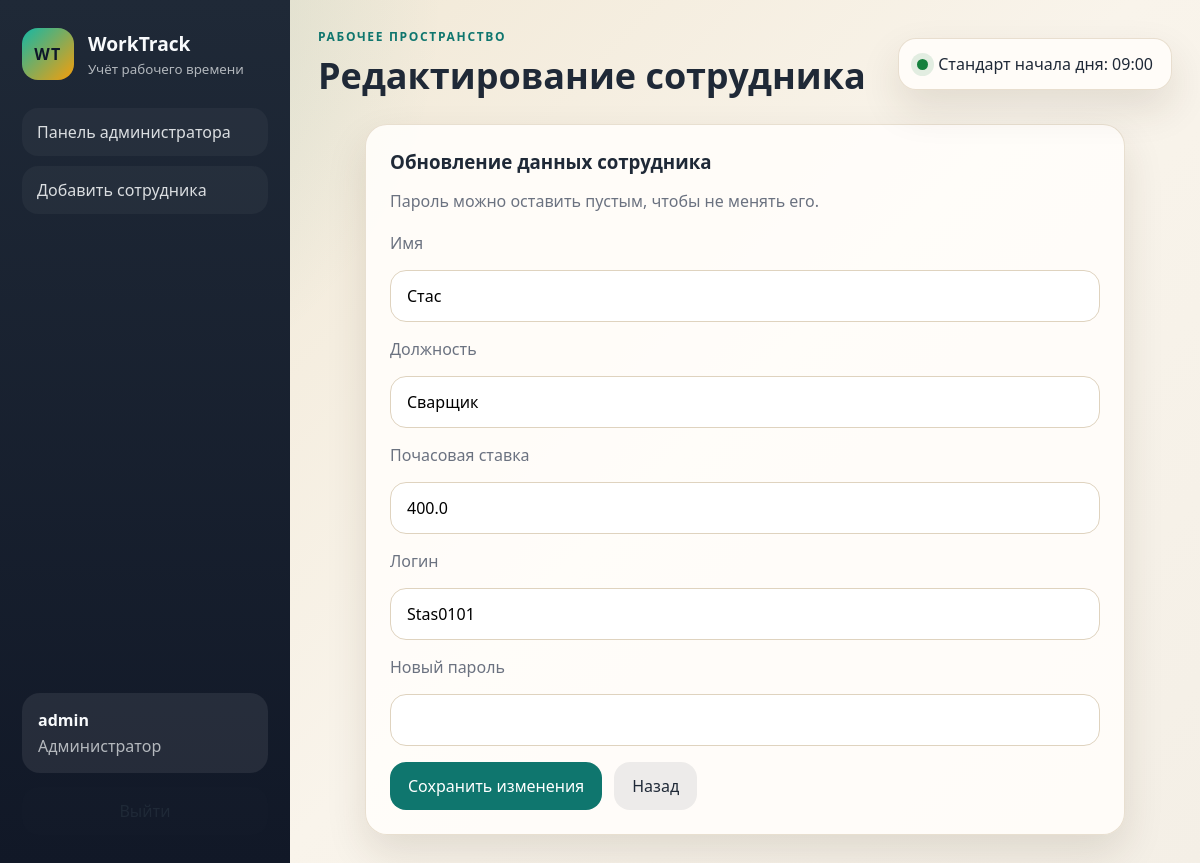
The page /admin/employees/3/edit (signed in) on the database its author committed.
### tables this page shows
CREATE TABLE users (
    id INTEGER PRIMARY KEY AUTOINCREMENT,
    username TEXT NOT NULL UNIQUE,
    password_hash TEXT NOT NULL,
    role TEXT NOT NULL CHECK (role IN ('admin', 'employee')),
    created_at TEXT NOT NULL DEFAULT CURRENT_TIMESTAMP
);

CREATE TABLE employees (
    id INTEGER PRIMARY KEY AUTOINCREMENT,
    user_id INTEGER NOT NULL UNIQUE,
    full_name TEXT NOT NULL,
    position TEXT NOT NULL,
    hourly_rate REAL NOT NULL DEFAULT 0,
    created_at TEXT NOT NULL DEFAULT CURRENT_TIMESTAMP,
    FOREIGN KEY (user_id) REFERENCES users (id) ON DELETE CASCADE
);

### app.py (the view, shortened to what this page needs)
@app.route("/admin/employees/<int:employee_id>/edit", methods=("GET", "POST"))
@admin_required
def edit_employee(employee_id: int):
    employee = get_employee(employee_id)
    if employee is None:
        flash("Сотрудник не найден.", "danger")
        return redirect(url_for("admin_dashboard"))
    return render_template("admin/employee_form.html", employee=employee)

### app.py (called while the page is built)
def get_db() -> sqlite3.Connection:
    if "db" not in g:
        connection = sqlite3.connect(app.config["DATABASE"])
        connection.row_factory = sqlite3.Row
        connection.execute("PRAGMA foreign_keys = ON")
        g.db = connection
    return g.db

def query_one(query: str, params: tuple[Any, ...] = ()) -> sqlite3.Row | None:
    return get_db().execute(query, params).fetchone()

def login_required(view):
    @wraps(view)
    def wrapped_view(**kwargs):
        if g.user is None:
            flash("Сначала войдите в систему.", "warning")
            return redirect(url_for("login"))
        return view(**kwargs)
    return wrapped_view

def admin_required(view):
    @wraps(view)
    @login_required
    def wrapped_view(**kwargs):
        if g.user["role"] != "admin":
            flash("Доступ разрешён только администратору.", "danger")
            return redirect(url_for("employee_dashboard"))
        return view(**kwargs)
    return wrapped_view

@app.before_request
def load_logged_in_user() -> None:
    user_id = session.get("user_id")
    g.user = None
    if user_id is not None:
        g.user = query_one("SELECT * FROM users WHERE id = ?", (user_id,))

@app.context_processor
def inject_globals() -> dict[str, Any]:
    return {
        "current_user": g.user,
        "standard_start_time": STANDARD_START_TIME.strftime("%H:%M"),
    }

def get_employee(employee_id: int) -> sqlite3.Row | None:
    return query_one(
        """
        SELECT e.*, u.username, u.role
        FROM employees e
        JOIN users u ON u.id = e.user_id
        WHERE e.id = ?
        """,
        (employee_id,),
    )

### templates/admin/employee_form.html (shortened to what this page needs)
{% extends "base.html" %}
{% block page_title %}{{ 'Редактирование сотрудника' if employee else 'Новый сотрудник' }}{% endblock %}
{% block content %}
<section class="panel form-panel narrow-panel">
    <div class="panel-heading">
        <h3>{{ 'Обновление данных сотрудника' if employee else 'Создание аккаунта сотрудника' }}</h3>
        <p class="muted">
            {{ 'Пароль можно оставить пустым, чтобы не менять его.' if employee else 'После сохранения сотрудник сможет войти под своим логином.' }}
        </p>
    </div>
    <form class="form-grid" method="post">
        <label class="field">
            <span>Имя</span>
            <input type="text" name="full_name" value="{{ employee.full_name if employee else '' }}" required>
        </label>
        <label class="field">
            <span>Должность</span>
            <input type="text" name="position" value="{{ employee.position if employee else '' }}" required>
        </label>
        <label class="field">
            <span>Почасовая ставка</span>
            <input type="number" step="0.01" min="0" name="hourly_rate" value="{{ employee.hourly_rate if employee else 0 }}" required>
        </label>
        <label class="field">
            <span>Логин</span>
            <input type="text" name="username" value="{{ employee.username if employee else '' }}" required>
        </label>
        <label class="field">
            <span>{{ 'Новый пароль' if employee else 'Пароль' }}</span>
            <input type="password" name="password" {% if not employee %}required minlength="4" {% endif %}>
        </label>
        <div class="form-actions">
            <button class="button button-primary" type="submit">{{ 'Сохранить изменения' if employee else 'Создать сотрудника' }}</button>
            <a class="button button-ghost" href="{{ url_for('admin_dashboard') }}">Назад</a>
        </div>
    </form>
</section>
{% endblock %}

### templates/base.html (shortened to what this page needs)
<!doctype html>
<html lang="ru">
<head>
    <link rel="stylesheet" href="{{ url_for('static', filename='css/styles.css') }}">
</head>
<body>
    <div class="app-shell">
        <aside class="sidebar">
            <div>
                <a class="brand" href="{{ url_for('index') }}">
                    <span class="brand-badge">WT</span>
                    <div>
                        <strong>WorkTrack</strong>
                        <small>Учёт рабочего времени</small>
                    </div>
                </a>
                <nav class="nav">
                    {% if current_user %}
                    {% if current_user.role == 'admin' %}
                    <a href="{{ url_for('admin_dashboard') }}" class="nav-link">Панель администратора</a>
                    <a href="{{ url_for('create_employee') }}" class="nav-link">Добавить сотрудника</a>
                    {% else %}
                    <a href="{{ url_for('employee_dashboard') }}" class="nav-link">Мой кабинет</a>
                    {% endif %}
                    {% else %}
                    <a href="{{ url_for('login') }}" class="nav-link">Вход</a>
                    <a href="{{ url_for('register') }}" class="nav-link">Регистрация</a>
                    {% endif %}
                </nav>
            </div>
            <div class="sidebar-footer">
                {% if current_user %}
                <div class="user-pill">
                    <strong>{{ current_user.username }}</strong>
                    <span>{{ 'Администратор' if current_user.role == 'admin' else 'Сотрудник' }}</span>
                </div>
                <a class="button button-ghost button-full" href="{{ url_for('logout') }}">Выйти</a>
                {% else %}
                <p class="muted">Войдите, чтобы вести учёт часов и смотреть статистику.</p>
                {% endif %}
            </div>
        </aside>
        <main class="content">
            <header class="topbar">
                <div>
                    <p class="eyebrow">Рабочее пространство</p>
                    <h1>{% block page_title %}Система учёта рабочего времени{% endblock %}</h1>
                </div>
                <div class="status-card">
                    <span class="status-dot"></span>
                    <span>Стандарт начала дня: {{ standard_start_time }}</span>
                </div>
            </header>
            {% block content %}{% endblock %}
        </main>
    </div>
</body>
</html>

### static/css/styles.css (style rules this page uses)
:root { --bg: #f4efe6; --surface: #fffdfa; --sidebar: #1f2937; --text: #1f2937; --muted: #6b7280; --border: #dfd3bf; --accent: #0f766e; --warning: #b45309; --success: #15803d; --danger: #b91c1c; --shadow: 0 18px 40px rgba(59, 42, 19, 0.12); --radius: 22px; }
* { box-sizing: border-box; }
body { margin: 0; font-family: "Trebuchet MS", "Segoe UI", sans-serif; color: var(--text); background: radial-gradient(circle at top left, rgba(15, 118, 110, 0.18), transparent 30%), linear-gradient(135deg, #efe5d0 0%, #f9f4eb 55%, #f4efe6 100%); min-height: 100vh; }
a { color: inherit; text-decoration: none; }
button, input, select { font: inherit; }
.app-shell { display: grid; grid-template-columns: 290px 1fr; min-height: 100vh; }
.sidebar { display: flex; flex-direction: column; justify-content: space-between; padding: 28px 22px; background: linear-gradient(180deg, var(--sidebar) 0%, #111827 100%); color: #f8fafc; }
.brand { display: flex; gap: 14px; align-items: center; margin-bottom: 28px; }
.brand strong { display: block; font-size: 1.2rem; }
.brand small, .sidebar .muted, .sidebar .user-pill span { color: rgba(248, 250, 252, 0.68); }
.brand-badge { width: 52px; height: 52px; display: grid; place-items: center; border-radius: 16px; background: linear-gradient(135deg, #14b8a6, #f59e0b); color: #0f172a; font-weight: 800; letter-spacing: 0.08em; }
.nav { display: grid; gap: 10px; }
.nav-link { padding: 13px 15px; border-radius: 16px; color: rgba(248, 250, 252, 0.86); background: rgba(255, 255, 255, 0.04); transition: background 0.2s ease, transform 0.2s ease; }
.sidebar-footer { display: grid; gap: 14px; }
.user-pill { display: grid; gap: 4px; padding: 16px; border-radius: 18px; background: rgba(255, 255, 255, 0.08); }
.content { padding: 28px; }
.topbar { display: flex; justify-content: space-between; gap: 20px; align-items: center; margin-bottom: 24px; }
.topbar h1 { margin: 6px 0 0; font-size: clamp(1.7rem, 3vw, 2.6rem); }
.eyebrow { margin: 0; text-transform: uppercase; letter-spacing: 0.14em; font-size: 0.75rem; color: var(--accent); font-weight: 700; }
.status-card, .panel, .hero-card, .stat-card, .flash { border: 1px solid rgba(223, 211, 191, 0.72); box-shadow: var(--shadow); }
.status-card { display: inline-flex; align-items: center; gap: 10px; padding: 14px 18px; border-radius: 18px; background: rgba(255, 253, 250, 0.9); }
.status-dot { width: 11px; height: 11px; border-radius: 50%; background: var(--success); box-shadow: 0 0 0 6px rgba(21, 128, 61, 0.12); }
.panel, .hero-card { background: rgba(255, 253, 250, 0.92); border-radius: var(--radius); padding: 24px; }
.panel-heading { margin-bottom: 20px; }
.panel-heading h3, .hero-card h2 { margin: 0 0 8px; }
.field, .filters, .form-grid, .action-stack, .profile-block, .today-summary { display: grid; gap: 16px; }
.field span, .label, .muted { color: var(--muted); }
.field input, .field select { width: 100%; padding: 14px 16px; border-radius: 16px; border: 1px solid var(--border); background: #fff; outline: none; transition: border-color 0.2s ease, box-shadow 0.2s ease; }
.form-panel { margin: 0 auto; }
.narrow-panel { max-width: 760px; }
.form-actions, .actions { display: flex; gap: 12px; flex-wrap: wrap; }
.button { display: inline-flex; align-items: center; justify-content: center; gap: 10px; padding: 13px 18px; border: none; border-radius: 16px; cursor: pointer; transition: transform 0.2s ease; }
.button-primary { background: var(--accent); color: #fff; }
.button-ghost { background: rgba(31, 41, 55, 0.08); color: var(--text); }
.button-full { width: 100%; }

### rows shown on the page
users: username "admin", role "Администратор"
employees: full_name "Стас", position "Сварщик", hourly_rate "400.0"
users: username "Stas0101"

### other values the page prints
{{ 'Редактирование сотрудника' if employee else 'Новый сотрудник' }} "Редактирование сотрудника"
{{ standard_start_time }} "09:00"
{{ 'Новый пароль' if employee else 'Пароль' }} "Новый пароль"
{{ 'Сохранить изменения' if employee else 'Создать сотрудника' }} "Сохранить изменения"
